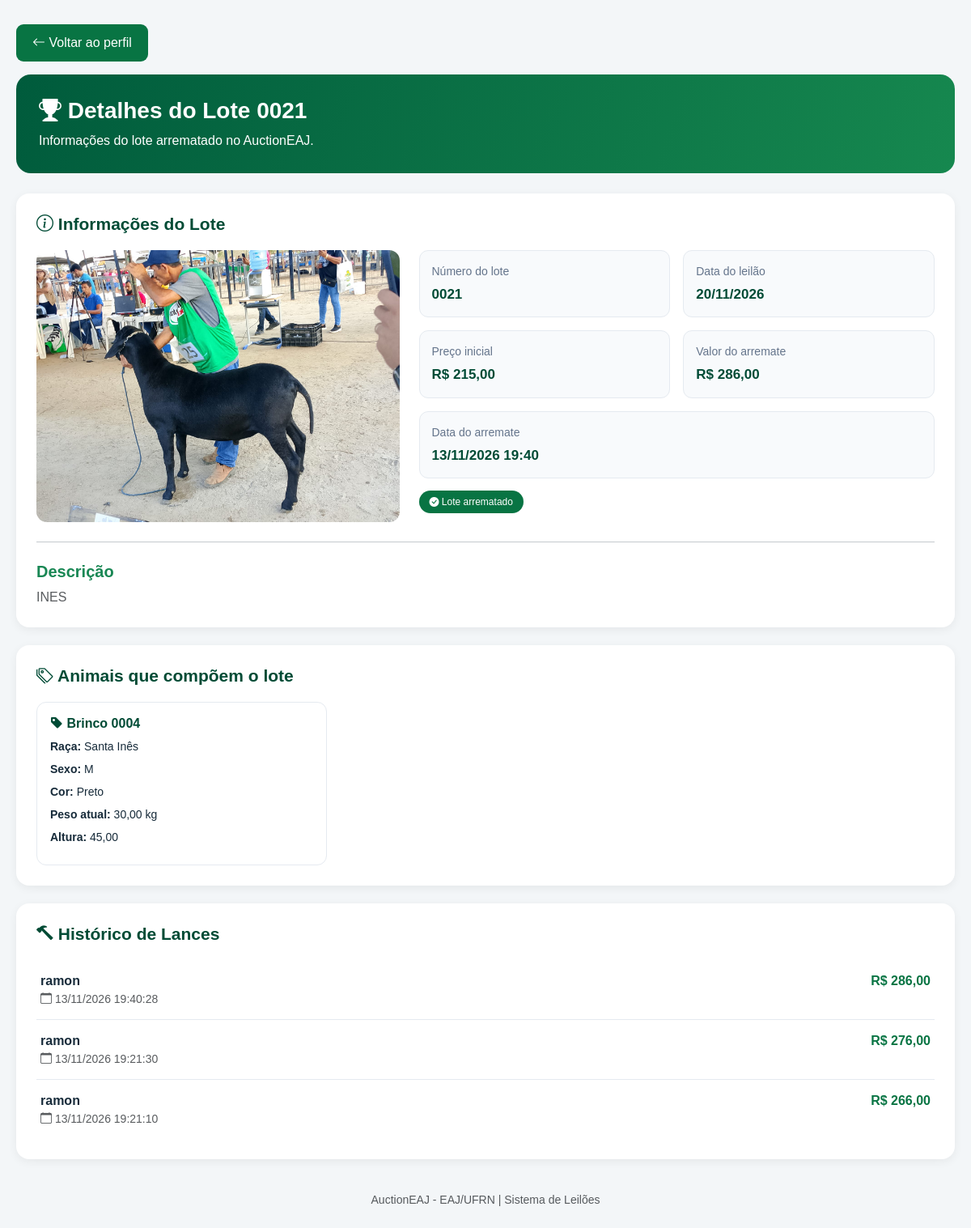
The page /perfil/lote-arrematado/21/ (signed in) on the database its author committed.
### ovinos/models.py (models this page shows, shortened)
class LoteLeilao(models.Model):
    numero_lote = models.CharField(max_length=50, unique=True)
    descricao = models.TextField()
    data_leilao = models.DateField()
    preco_inicial = models.DecimalField(
        max_digits=10,
        decimal_places=2
    )
    variacao_lance = models.DecimalField(
        max_digits=10,
        decimal_places=2,
        default=10.00,
        verbose_name="Variação mínima do lance"
    )
    foto = models.ImageField(
        upload_to='fotos_ovinos/',
        blank=True,
        null=True
    )
    encerrado = models.BooleanField(default=False)
    ovinos = models.ManyToManyField(
        Ovino,
        related_name='lotes',
        blank=True
    )

class AnimalArrematado(models.Model):
    usuario = models.ForeignKey(
        settings.AUTH_USER_MODEL,
        on_delete=models.CASCADE,
        related_name="animais_arrematados"
    )
    lote = models.ForeignKey(LoteLeilao, on_delete=models.CASCADE)
    valor_final = models.DecimalField(max_digits=10, decimal_places=2)
    data_arremate = models.DateTimeField(auto_now_add=True)

class Ovino(models.Model):
    SEXO_CHOICES = (
        ('M', 'Macho'),
        ('F', 'Fêmea'),
    )
    STATUS_CHOICES = (
        ('Disponível', 'Disponível'),
        ('Vendido', 'Vendido'),
        ('Reservado', 'Reservado'),
    )
    numero_brinco = models.CharField(max_length=20, unique=True)
    raca = models.CharField(max_length=50)
    sexo = models.CharField(max_length=1, choices=SEXO_CHOICES)
    cor = models.CharField(max_length=30)
    peso_atual = models.DecimalField(max_digits=5, decimal_places=2)
    altura = models.DecimalField(max_digits=5, decimal_places=2)
    quantidade_crias = models.IntegerField(blank=True, null=True)
    peso_ao_nascer = models.DecimalField(max_digits=5, decimal_places=2, blank=True, null=True)
    filiacao = models.CharField(max_length=100, blank=True, null=True)
    status = models.CharField(max_length=20, choices=STATUS_CHOICES, default='Disponível')
    data_nascimento = models.DateField(blank=True, null=True)
    foto = models.ImageField(upload_to='fotos_ovinos/', blank=True, null=True)

class Lance(models.Model):
    lote = models.ForeignKey(LoteLeilao, on_delete=models.CASCADE, related_name='lances', null=True, blank=True)
    usuario = models.ForeignKey(User, on_delete=models.CASCADE)
    valor = models.DecimalField(max_digits=10, decimal_places=2)
    data_hora = models.DateTimeField(auto_now_add=True)

### ovinos/views.py (the view)
@login_required
def detalhes_lote_arrematado(request, pk):
    arremate = get_object_or_404(
        AnimalArrematado.objects.select_related('lote'),
        lote__pk=pk,
        usuario=request.user
    )
    lote = arremate.lote
    ovinos = lote.ovinos.all().order_by('numero_brinco')
    lances = lote.lances.select_related('usuario').order_by('-data_hora')
    context = {
        'arremate': arremate,
        'lote': lote,
        'ovinos': ovinos,
        'lances': lances,
    }
    return render(
        request,
        'ovinos/detalhes_lote_arrematado.html',
        context
    )

### ovinos/templates/ovinos/detalhes_lote_arrematado.html (shortened to what this page needs)
{% load static %}
<!DOCTYPE html>
<html lang="pt-br">
<head>
    <link href="https://cdn.jsdelivr.net/npm/bootstrap@5.3.0/dist/css/bootstrap.min.css" rel="stylesheet">
    <link rel="stylesheet" href="https://cdn.jsdelivr.net/npm/bootstrap-icons@1.11.3/font/bootstrap-icons.min.css">
</head>
<body>
<main class="main-content">
    <div class="mb-3">
        <a href="{% url 'perfil' %}" class="btn-voltar">
            <i class="bi bi-arrow-left"></i>
            Voltar ao perfil
        </a>
    </div>
    <section class="page-header">
        <h1>
            <i class="bi bi-trophy-fill"></i>
            Detalhes do Lote {{ lote.numero_lote }}
        </h1>
        <p class="mb-0">
            Informações do lote arrematado no AuctionEAJ.
        </p>
    </section>
    <section class="content-card">
        <h4 class="section-title">
            <i class="bi bi-info-circle"></i>
            Informações do Lote
        </h4>
        <div class="row g-4">
            <div class="col-lg-5">
                {% if lote.foto %}
                    <img src="{{ lote.foto.url }}"
                         class="lot-photo"
                         alt="Foto do lote {{ lote.numero_lote }}">
                {% endif %}
            </div>
            <div class="col-lg-7">
                <div class="row g-3">
                    <div class="col-md-6">
                        <div class="info-item">
                            <small>Número do lote</small>
                            <strong>{{ lote.numero_lote }}</strong>
                        </div>
                    </div>
                    <div class="col-md-6">
                        <div class="info-item">
                            <small>Data do leilão</small>
                            <strong>{{ lote.data_leilao|date:"d/m/Y" }}</strong>
                        </div>
                    </div>
                    <div class="col-md-6">
                        <div class="info-item">
                            <small>Preço inicial</small>
                            <strong>R$ {{ lote.preco_inicial }}</strong>
                        </div>
                    </div>
                    <div class="col-md-6">
                        <div class="info-item">
                            <small>Valor do arremate</small>
                            <strong>R$ {{ arremate.valor_final }}</strong>
                        </div>
                    </div>
                    <div class="col-12">
                        <div class="info-item">
                            <small>Data do arremate</small>
                            <strong>
                                {{ arremate.data_arremate|date:"d/m/Y H:i" }}
                            </strong>
                        </div>
                    </div>
                    <div class="col-12">
                        <span class="badge-status">
                            <i class="bi bi-check-circle-fill"></i>
                            Lote arrematado
                        </span>
                    </div>
                </div>
            </div>
        </div>
        <hr class="my-4">
        <h5 class="fw-bold text-success">Descrição</h5>
        <p class="text-muted mb-0">
            {{ lote.descricao|default:"Nenhuma descrição informada."|linebreaksbr }}
        </p>
    </section>
    <section class="content-card">
        <h4 class="section-title">
            <i class="bi bi-tags"></i>
            Animais que compõem o lote
        </h4>
        {% if ovinos %}
            <div class="row g-3">
                {% for ovino in ovinos %}
                    <div class="col-lg-4 col-md-6">
                        <div class="animal-card">
                            <h6>
                                <i class="bi bi-tag-fill"></i>
                                Brinco {{ ovino.numero_brinco }}
                            </h6>
                            <p>
                                <strong>Raça:</strong>
                                {{ ovino.raca|default:"Não informada" }}
                            </p>
                            <p>
                                <strong>Sexo:</strong>
                                {{ ovino.sexo|default:"Não informado" }}
                            </p>
                            <p>
                                <strong>Cor:</strong>
                                {{ ovino.cor|default:"Não informada" }}
                            </p>
                            <p>
                                <strong>Peso atual:</strong>
                                {{ ovino.peso_atual|default:"Não informado" }}
                                {% if ovino.peso_atual %}kg{% endif %}
                            </p>
                            <p>
                                <strong>Altura:</strong>
                                {{ ovino.altura|default:"Não informada" }}
                            </p>
                        </div>
                    </div>
                {% endfor %}
            </div>
        {% else %}
            <div class="alert alert-info">
                Nenhum animal está vinculado a este lote.
            </div>
        {% endif %}
    </section>
    <section class="content-card">
        <h4 class="section-title">
            <i class="bi bi-hammer"></i>
            Histórico de Lances
        </h4>
        {% if lances %}
            {% for lance in lances %}
                <div class="lance-item">
                    <div>
                        <strong>{{ lance.usuario.username }}</strong>
                        <div class="text-muted small">
                            <i class="bi bi-calendar"></i>
                            {{ lance.data_hora|date:"d/m/Y H:i:s" }}
                        </div>
                    </div>
                    <div class="lance-valor">
                        R$ {{ lance.valor }}
                    </div>
                </div>
            {% endfor %}
        {% else %}
            <div class="alert alert-info mb-0">
                Nenhum lance registrado para este lote.
            </div>
        {% endif %}
    </section>
    <footer class="text-center text-muted py-3">
        <small>AuctionEAJ - EAJ/UFRN | Sistema de Leilões</small>
    </footer>
</main>
</body>
</html>

### ovinos/templates/ovinos/detalhes_lote_arrematado.html (style rules this page uses)
:root { --verde: #087443; --verde-escuro: #004b35; --fundo: #f3f6f8; --texto: #172b3a; }
body { margin: 0; background: var(--fundo); color: var(--texto); font-family: Arial, sans-serif; }
.main-content { max-width: 1200px; margin: auto; padding: 30px 20px; }
.page-header { background: linear-gradient(110deg, #005b3c, #16884f); color: white; border-radius: 18px; padding: 28px; margin-bottom: 25px; }
.page-header h1 { font-size: 28px; font-weight: bold; }
.content-card { background: white; border-radius: 16px; padding: 25px; margin-bottom: 22px; box-shadow: 0 3px 12px rgba(0,0,0,.06); }
.section-title { color: var(--verde-escuro); font-size: 21px; font-weight: bold; margin-bottom: 20px; }
.lot-photo { width: 100%; max-height: 350px; object-fit: cover; border-radius: 13px; }
.info-item { background: #f8fafc; border: 1px solid #e5eaf0; padding: 15px; border-radius: 11px; height: 100%; }
.info-item small { display: block; color: #64748b; margin-bottom: 5px; }
.info-item strong { font-size: 17px; color: var(--verde-escuro); }
.animal-card { border: 1px solid #e5eaf0; border-radius: 12px; padding: 16px; height: 100%; }
.animal-card h6 { font-weight: bold; color: var(--verde-escuro); }
.animal-card p { margin-bottom: 7px; font-size: 14px; }
.badge-status { background: var(--verde); color: white; border-radius: 20px; padding: 7px 13px; font-size: 12px; }
.lance-item { display: flex; justify-content: space-between; gap: 15px; padding: 14px 5px; border-bottom: 1px solid #e5eaf0; }
.lance-item:last-child { border-bottom: none; }
.lance-valor { color: var(--verde); font-weight: bold; }
.btn-voltar { background: var(--verde); color: white; border: none; padding: 11px 20px; border-radius: 9px; text-decoration: none; display: inline-block; }

### rows shown on the page
LoteLeilao: numero_lote "0021", foto (picture), data_leilao "20/11/2026", preco_inicial "215,00", descricao "INES"
AnimalArrematado: valor_final "286,00", data_arremate "13/11/2026 19:40"
Ovino: numero_brinco "0004", raca "Santa Inês", sexo "M", cor "Preto", peso_atual "30,00", shows "kg", altura "45,00"
Lance: usuario.username "ramon", data_hora "13/11/2026 19:40:28", valor "286,00"
Lance: usuario.username "ramon", data_hora "13/11/2026 19:21:30", valor "276,00"
Lance: usuario.username "ramon", data_hora "13/11/2026 19:21:10", valor "266,00"
